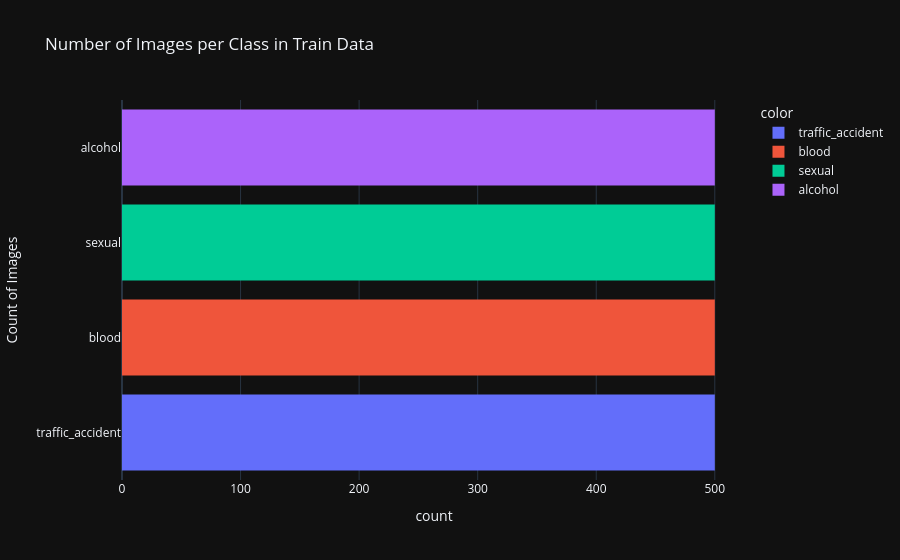

Notebook code for this chart:
### Code cell
reverse_label_mapping = {v: k for k, v in LABEL_MAPPING.items()}
class_label_names = [reverse_label_mapping[label] for label in labels]

fig = px.histogram(
    y=class_label_names,
    template='plotly_dark',
    color=class_label_names,
    title='Number of Images per Class in Train Data',
    labels={'x': 'Class Label', 'y': 'Count of Images'}
)
fig.show()

### Figure 1 — Plotly figure (JSON) as saved in the notebook; plotly's stock layout.template omitted (floating-point values rounded to 4 significant figures; data arrays with more than 128 entries replaced by an {"elided": "..."} marker saying what was removed)
{"data": [{"alignmentgroup": "True", "bingroup": "y", "hovertemplate": "color=traffic_accident<br>count=%{x}<br>Count of Images=%{y}<extra></extra>", "legendgroup": "traffic_accident", "marker": {"color": "#636efa", "pattern": {"shape": ""}}, "name": "traffic_accident", "offsetgroup": "traffic_accident", "orientation": "h", "showlegend": true, "xaxis": "x", "y": {"elided": "500 str values"}, "yaxis": "y", "type": "histogram"}, {"alignmentgroup": "True", "bingroup": "y", "hovertemplate": "color=blood<br>count=%{x}<br>Count of Images=%{y}<extra></extra>", "legendgroup": "blood", "marker": {"color": "#EF553B", "pattern": {"shape": ""}}, "name": "blood", "offsetgroup": "blood", "orientation": "h", "showlegend": true, "xaxis": "x", "y": {"elided": "500 str values"}, "yaxis": "y", "type": "histogram"}, {"alignmentgroup": "True", "bingroup": "y", "hovertemplate": "color=sexual<br>count=%{x}<br>Count of Images=%{y}<extra></extra>", "legendgroup": "sexual", "marker": {"color": "#00cc96", "pattern": {"shape": ""}}, "name": "sexual", "offsetgroup": "sexual", "orientation": "h", "showlegend": true, "xaxis": "x", "y": {"elided": "500 str values"}, "yaxis": "y", "type": "histogram"}, {"alignmentgroup": "True", "bingroup": "y", "hovertemplate": "color=alcohol<br>count=%{x}<br>Count of Images=%{y}<extra></extra>", "legendgroup": "alcohol", "marker": {"color": "#ab63fa", "pattern": {"shape": ""}}, "name": "alcohol", "offsetgroup": "alcohol", "orientation": "h", "showlegend": true, "xaxis": "x", "y": {"elided": "500 str values"}, "yaxis": "y", "type": "histogram"}], "layout": {"xaxis": {"anchor": "y", "domain": [0.0, 1.0], "title": {"text": "count"}}, "yaxis": {"anchor": "x", "domain": [0.0, 1.0], "title": {"text": "Count of Images"}}, "legend": {"title": {"text": "color"}, "tracegroupgap": 0}, "title": {"text": "Number of Images per Class in Train Data"}, "barmode": "relative"}}
